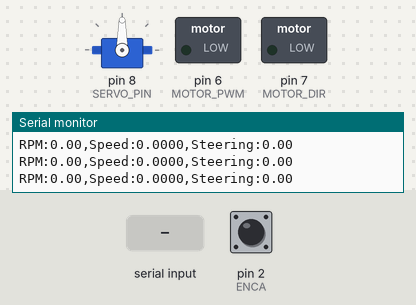
A sketch run on a simulated Arduino Uno, built with avr-gcc and run on an emulated ATmega328P. On the bench: servo, switched loads named in the sketch (green lamp = pin HIGH), the last lines printed to the serial monitor. The test bench sets the inputs (shaded band); at power-on: pin 2 (ENCA) HIGH.

Above: at 1.2 s.
1.3 s: "T90\n" received over Serial
At 2.0 s:
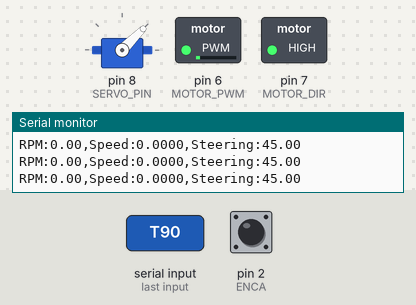
2.8 s: "T,45\n" received over Serial
At 3.2 s:
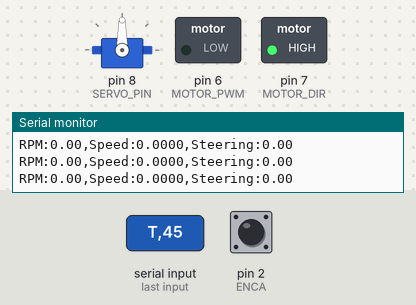
4.3 s: "S90\n" received over Serial
At 5.4 s:
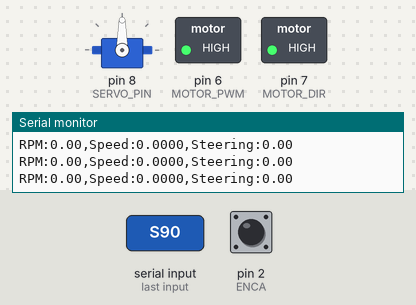
5.8 s: "T90\n" received over Serial
At 6.7 s:
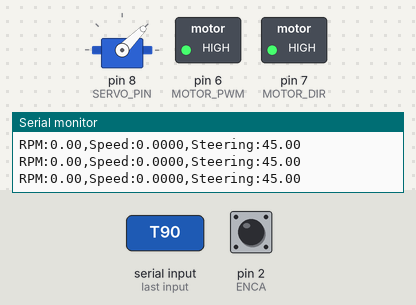
7.3 s: "STOP\n" received over Serial
At 7.8 s:
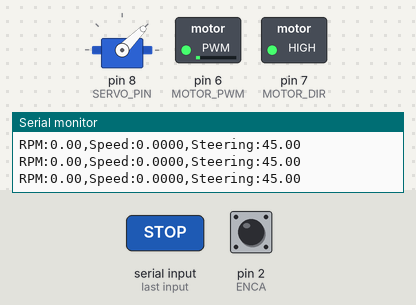
8.8 s: "T\n" received over Serial
At 10.2 s:
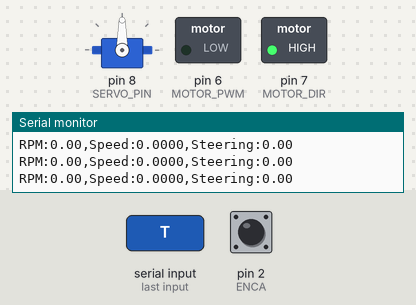
Timing chart, 0 to 11.3 s (numbered marks = the images above; inputs shaded):
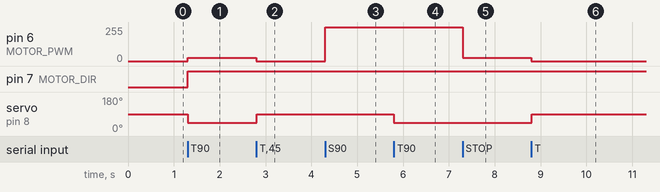

The sketch:

robot_control.ino
```cpp
#include <Servo.h>


// === Enhanced Robot Control with Servo Steering ===
// Motor control + Encoder reading + Servo steering + ROS2 command interface

// --- Pin Definitions ---
const int ENCA = 2;           // Encoder channel A (interrupt)
const int ENCB = 3;           // Encoder channel B
const int MOTOR_PWM = 6;      // PWM pin for motor speed
const int MOTOR_DIR = 7;      // Motor direction pin
const int SERVO_PIN = 8;      // Servo motor pin

// --- Robot Parameters ---
const int pulsesPerRevolution = 360;  // Encoder ticks per revolution
const float wheelDiameter = 0.065;    // Wheel diameter [m]
const float wheelBase = 0.15;         // Distance between wheels [m]

// --- Servo Parameters ---
const int SERVO_CENTER = 90;          // Center position (straight)
const int SERVO_MAX_LEFT = 135;       // Maximum left turn (was 45, swapped because servo mounted backwards)
const int SERVO_MAX_RIGHT = 45;       // Maximum right turn (was 135, swapped because servo mounted backwards)

// --- Variables ---
volatile long encoderCount = 0;
unsigned long lastTime = 0;
float rpm = 0.0;
float linearSpeed = 0.0;
float steeringAngle = 0.0;            // Current steering angle in degrees

// Target commands (from serial/ROS)
float targetSpeed = 0.0;              // Target linear speed [m/s]
float targetSteering = 0.0;           // Target steering angle [-1.0 to 1.0]

Servo steeringServo;

void setup() {
  Serial.begin(115200);

  // Motor pins
  pinMode(ENCA, INPUT_PULLUP);
  pinMode(ENCB, INPUT_PULLUP);
  pinMode(MOTOR_PWM, OUTPUT);
  pinMode(MOTOR_DIR, OUTPUT);

  // Servo setup
  steeringServo.attach(SERVO_PIN);
  steeringServo.write(SERVO_CENTER);

  // Encoder interrupt
  attachInterrupt(digitalPinToInterrupt(ENCA), encoderISR, RISING);

  // Stop motor initially
  analogWrite(MOTOR_PWM, 0);

  Serial.println("Robot control ready!");
  Serial.println("Commands: S<speed> T<steering>");
  Serial.println("Example: S0.2 (0.2 m/s), T0.5 (half right turn)");
}

void loop() {
  // Read serial commands
  readSerialCommands();

  // Update motor control
  updateMotorControl();

  // Update servo steering
  updateSteering();

  // Calculate and publish odometry (10Hz)
  unsigned long now = millis();
  if (now - lastTime >= 100) {
    calculateOdometry();
    publishOdometry();
    lastTime = now;
  }
}

void readSerialCommands() {
  // Read up to 3 commands per loop to avoid blocking
  int commandsRead = 0;
  while (Serial.available() > 0 && commandsRead < 3) {
    String cmd = Serial.readStringUntil('\n');
    cmd.trim();

    if (cmd.length() == 0) continue;  // Skip empty commands

    commandsRead++;

    // Parse speed command: S<value>
    if (cmd.startsWith("S")) {
      targetSpeed = cmd.substring(1).toFloat();
      targetSpeed = constrain(targetSpeed, -0.5, 0.5); // Limit to ±0.5 m/s
    }
    // Parse steering command: T<value> (-1.0 to 1.0)
    else if (cmd.startsWith("T")) {
      String valueStr = cmd.substring(1);
      targetSteering = valueStr.toFloat();
      targetSteering = constrain(targetSteering, -1.0, 1.0);
      // Debug output
      Serial.print("DEBUG: Received T command, value=");
      Serial.print(valueStr);
      Serial.print(", parsed=");
      Serial.println(targetSteering);
    }
    // Stop command
    else if (cmd == "STOP") {
      targetSpeed = 0.0;
      targetSteering = 0.0;
    }
  }
}

void updateMotorControl() {
  // If steering but not moving, use minimum speed for steering
  float effectiveSpeed = targetSpeed;
  if (abs(targetSpeed) < 0.01 && abs(targetSteering) > 0.1) {
    // Turn in place with slow forward motion
    effectiveSpeed = 0.05;  // Minimum speed for steering
  }

  if (abs(effectiveSpeed) < 0.01) {
    // Stop motor
    analogWrite(MOTOR_PWM, 0);
    return;
  }

  // Set direction
  if (effectiveSpeed > 0) {
    digitalWrite(MOTOR_DIR, HIGH);  // Forward
  } else {
    digitalWrite(MOTOR_DIR, LOW);   // Backward
  }

  // Simple speed control (map 0-0.5 m/s to PWM 0-255)
  int pwm = (int)(abs(effectiveSpeed) / 0.5 * 255);
  pwm = constrain(pwm, 0, 255);
  analogWrite(MOTOR_PWM, pwm);
}

void updateSteering() {
  // Map steering command (-1.0 to 1.0) to servo angle
  // -1.0 = full left, 0.0 = center, 1.0 = full right
  int servoAngle;
  if (targetSteering < 0) {
    // Left turn
    servoAngle = map(targetSteering * 1000, -1000, 0, SERVO_MAX_LEFT, SERVO_CENTER);
  } else {
    // Right turn
    servoAngle = map(targetSteering * 1000, 0, 1000, SERVO_CENTER, SERVO_MAX_RIGHT);
  }

  steeringServo.write(servoAngle);
  steeringAngle = targetSteering * 45.0; // Convert to degrees for display
}

void calculateOdometry() {
  noInterrupts();
  long count = encoderCount;
  encoderCount = 0;
  interrupts();

  // Calculate RPM
  float revs = (float)count / pulsesPerRevolution;
  rpm = revs * 600.0; // 600 = (60 seconds / 0.1 second interval)

  // Calculate linear speed
  linearSpeed = (rpm * 3.1416 * wheelDiameter) / 60.0;
}

void publishOdometry() {
  // Send data in same format as before for compatibility with Arduino bridge
  Serial.print("RPM:");
  Serial.print(rpm, 2);
  Serial.print(",Speed:");
  Serial.print(linearSpeed, 4);
  Serial.print(",Steering:");
  Serial.println(steeringAngle, 2);
}

void encoderISR() {
  int b = digitalRead(ENCB);
  if (b > 0) {
    encoderCount++;
  } else {
    encoderCount--;
  }
}
```

Measured:
- after the input at 1.3 s, pin 6 (MOTOR_PWM): 0/255 → 25/255 at once; pin 7 (MOTOR_DIR): LOW → HIGH at once; servo on pin 8 (SERVO_PIN): 90° → 45° at once
- after the input at 2.8 s, pin 6 (MOTOR_PWM): 25/255 → 0/255 at once; servo on pin 8 (SERVO_PIN): 45° → 90° at once
- after the input at 4.3 s, pin 6 (MOTOR_PWM): 0/255 → 255/255 at once
- after the input at 5.8 s, servo on pin 8 (SERVO_PIN): 90° → 45° at once
- after the input at 7.3 s, pin 6 (MOTOR_PWM): 255/255 → 25/255 at once
- after the input at 8.8 s, pin 6 (MOTOR_PWM): 25/255 → 0/255 at once; servo on pin 8 (SERVO_PIN): 45° → 90° at once
